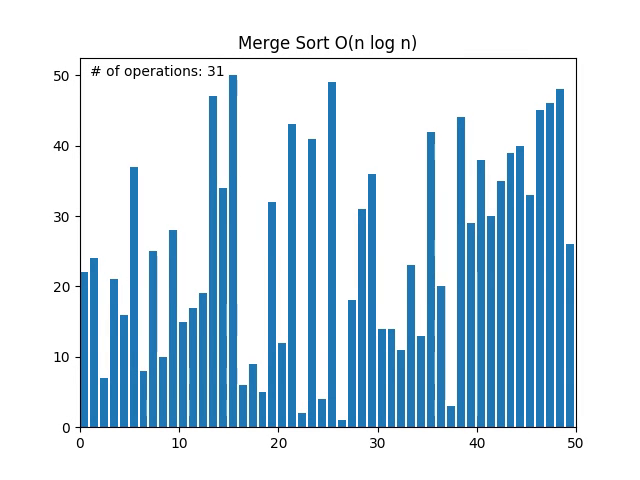
#> input picture frame 29 of sorting_visualizer/Merge Sort O(n log n).mp4, 640 x 480 px, given in place of the camera
$ python core.py
#> lines starting #> are read from the running program, lines starting #| are printed output that depends on the picture; after the words box and inside, x2 and y2 are one past the last pixel; in counts of white or black regions, pixels touching at a corner belong together
### ballBurstingGameOpenCV/colorpicker.py
import cv2
import numpy as np


def color():
    cap = cv2.VideoCapture(0)

    while True:
        _, frame = cap.read()
#> frame is the input picture: shape (480, 640, 3); mean B, G, R 233.6, 220.3, 200.5
        roi = frame[100:300, 0:200]
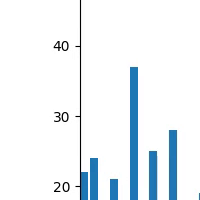
#> roi: shape (200, 200, 3); mean B, G, R 247, 242.9, 237
        roicvt = cv2.cvtColor(roi, cv2.COLOR_BGR2HSV)
#> roicvt: shape (200, 200, 3); mean H, S, V 15.2, 14.5, 247

        min = np.min(roicvt, axis=1)
#> min = 200 rows, first 8: [0, 0, 2], [0, 0, 2], [0, 0, 2], [0, 0, 2], [0, 0, 2], [0, 0, 2], [0, 0, 2], [0, 0, 2]
        actualmin = np.min(min, axis=0)
#> actualmin = [0, 0, 0]
        max = np.max(roicvt, axis=1)
#> max = 200 rows, first 8: [0, 0, 255], [0, 0, 255], [0, 0, 255], [0, 0, 255], [0, 0, 255], [0, 0, 255], [0, 0, 255], [0, 0, 255]
        actualmax = np.max(max, axis=0)
#> actualmax = [165, 255, 255]

        cv2.imshow('frame', roicvt)

        if cv2.waitKey(1) & 0xFF == ord('q'):
#> (key q is pressed here)
            return[actualmin, actualmax]
            break

    cap.release()
    cv2.destroyAllWindows()

### ballBurstingGameOpenCV/core.py
import cv2
import numpy as np
import random
import colorpicker

color = colorpicker.color()
#> color = [[0, 0, 0], [165, 255, 255]]
cap = cv2.VideoCapture(0)
alive = False

point = 0
speed = 2

fourcc = cv2.VideoWriter_fourcc(*'XVID')
out = cv2.VideoWriter('output.avi', fourcc, 20.0, (640, 480))


while True:
    _, frame = cap.read()
    framecvt = cv2.cvtColor(frame, cv2.COLOR_BGR2HSV)
#> framecvt: shape (480, 640, 3); mean H, S, V 32.3, 48.1, 233.7

    mask = cv2.inRange(framecvt, color[0], color[1])
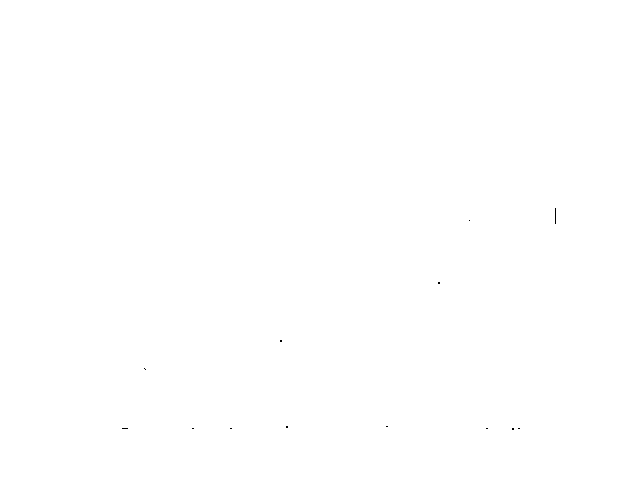
#> mask: shape (480, 640); 100% white; black in thin lines or dots, all inside (x1, y1, x2, y2) = (122, 208, 556, 430)

    if alive is False:
        centerx = random.randint(10, 630)
        center = (centerx, 20)
        alive = True

    if(center[1] >= 450):
        alive = False
        point = 0

    centery = center[1] + speed
    center = (center[0], centery)
    zeroes = np.zeros((480, 640), dtype=np.uint8)
    zeroes[centery][center[0]] = np.uint8(1)

    mask2 = cv2.bitwise_and(mask, mask, mask=zeroes)
#> mask2: shape (480, 640); 0% white in thin lines or dots, all inside (x1, y1, x2, y2) = (404, 22, 405, 23)
    points = cv2.findNonZero(mask2)
#> points = [[404, 22]]
    if(points is not None):
        point = point + 1
        speed = speed + 1
        alive = False

    cv2.circle(frame, center, 5, (0, 0, 255), 10)
    cv2.putText(frame, "Points : " + str(point),
                (10, 100), cv2.FONT_HERSHEY_SIMPLEX,
                1, (255, 0, 0), 1)
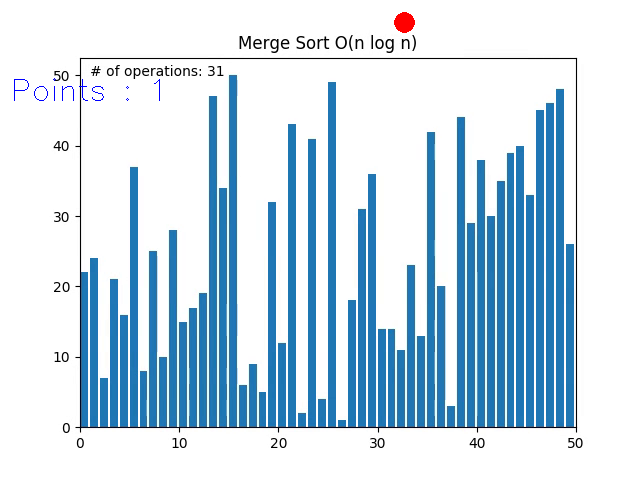
#> frame: shape (480, 640, 3); mean B, G, R 233.3, 219.8, 200.3
    out.write(frame)
    cv2.imshow('frame', frame)

    if cv2.waitKey(1) & 0xFF == ord('q'):
#> (key q is pressed here)
        break

cap.release()
out.release()
cv2.destroyAllWindows()

$ run again, starting later in the video
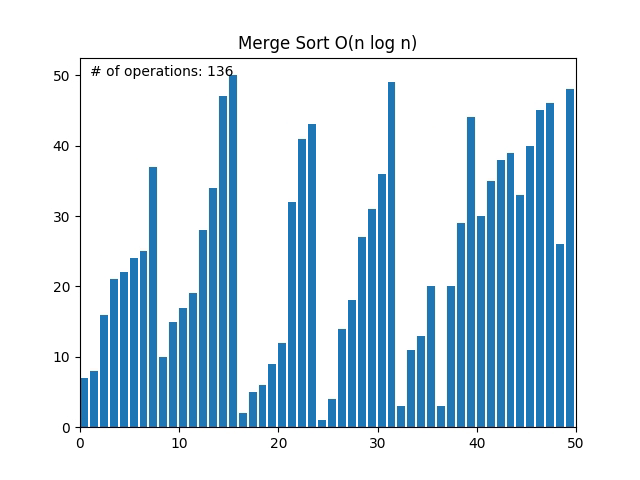
#> input picture frame 134 of sorting_visualizer/Merge Sort O(n log n).mp4, 640 x 480 px, given in place of the camera
#> in color, frame is the input picture: shape (480, 640, 3); mean B, G, R 234.2, 221.2, 202
#> roicvt: shape (200, 200, 3); mean H, S, V 7.1, 11.5, 247.8
#> min = 200 rows, first 8: [0, 0, 0], [0, 0, 0], [0, 0, 0], [0, 0, 0], [0, 0, 0], [0, 0, 0], [0, 0, 0], [0, 0, 0]
#> actualmin = [0, 0, 0]
#> max = 200 rows, first 8: [0, 0, 255], [0, 0, 255], [0, 0, 255], [0, 0, 255], [0, 0, 255], [0, 0, 255], [0, 0, 255], [0, 0, 255]
#> actualmax = [150, 216, 255]
#> color = [[0, 0, 0], [150, 216, 255]]
#> framecvt: shape (480, 640, 3); mean H, S, V 26.1, 46.4, 234.2
#> mask: shape (480, 640); 99.8% white; black in thin lines or dots, all inside (x1, y1, x2, y2) = (80, 74, 574, 433)
#> `mask2 = cv2.bitwise_and(mask, mask, mask=zeroes)`:
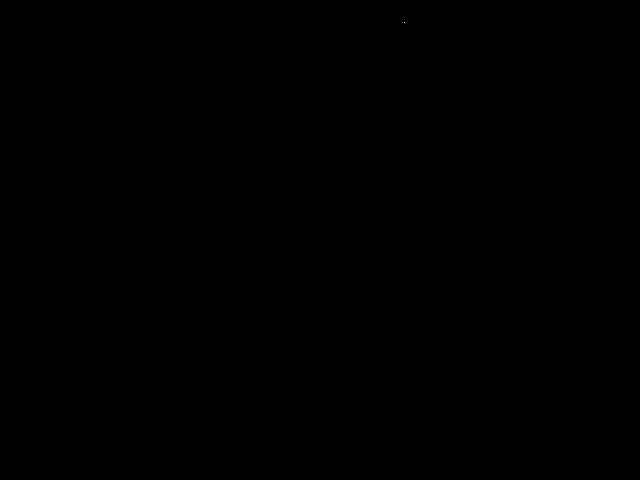
#> mask2: shape (480, 640); 0% white in thin lines or dots, all inside (x1, y1, x2, y2) = (404, 22, 405, 23)
#> points = [[404, 22]]
#> `cv2.putText(frame, "Points : " + str(point), (10, 100), cv2.FONT_HERSH..`:
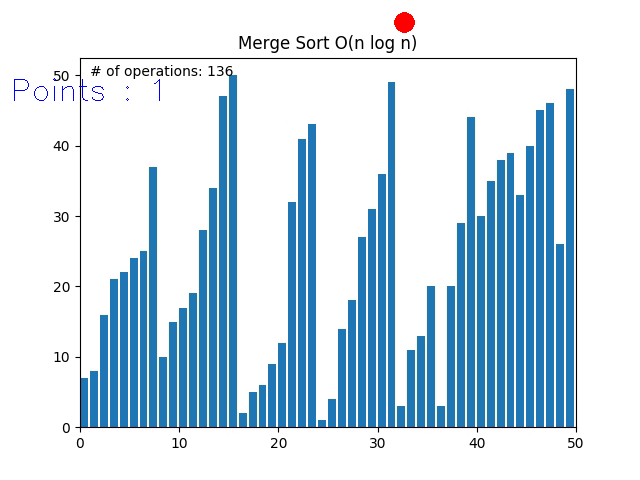
#> frame: shape (480, 640, 3); mean B, G, R 233.9, 220.7, 201.8

$ run again, starting later in the video
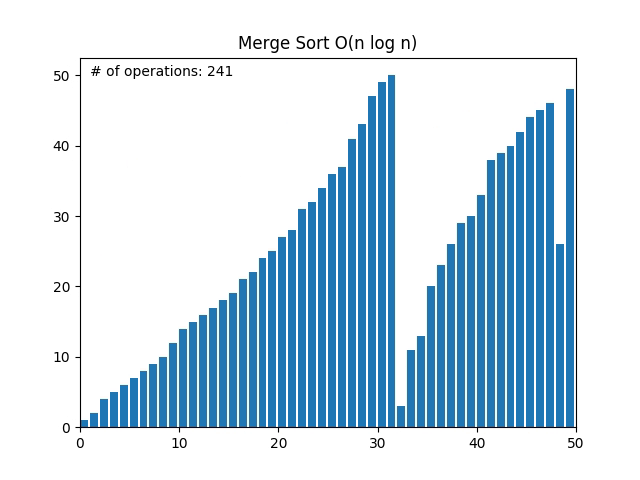
#> input picture frame 239 of sorting_visualizer/Merge Sort O(n log n).mp4, 640 x 480 px, given in place of the camera
#> in color, frame is the input picture: shape (480, 640, 3); mean B, G, R 233.9, 220.4, 200.7
#> roicvt: shape (200, 200, 3); mean H, S, V 0.1, 0, 252.4
#> min = 200 rows, first 8: [0, 0, 0], [0, 0, 0], [0, 0, 0], [0, 0, 0], [0, 0, 0], [0, 0, 0], [0, 0, 0], [0, 0, 0]
#> actualmin = [0, 0, 0]
#> max = 200 rows, first 8: [0, 0, 255], [0, 0, 255], [0, 0, 255], [0, 0, 255], [0, 0, 255], [0, 0, 255], [0, 0, 255], [0, 0, 255]
#> actualmax = [150, 3, 255]
#> color = [[0, 0, 0], [150, 3, 255]]
#> framecvt: shape (480, 640, 3); mean H, S, V 26.4, 47.8, 233.9
#> mask: shape (480, 640); 74.1% white; 27 black regions (4 under 20 px), largest, box (x1, y1, x2, y2) and area: (378, 72, 514, 432) 27033, (140, 256, 266, 430) 14496, (516, 114, 534, 430) 4932
#> `mask2 = cv2.bitwise_and(mask, mask, mask=zeroes)`:
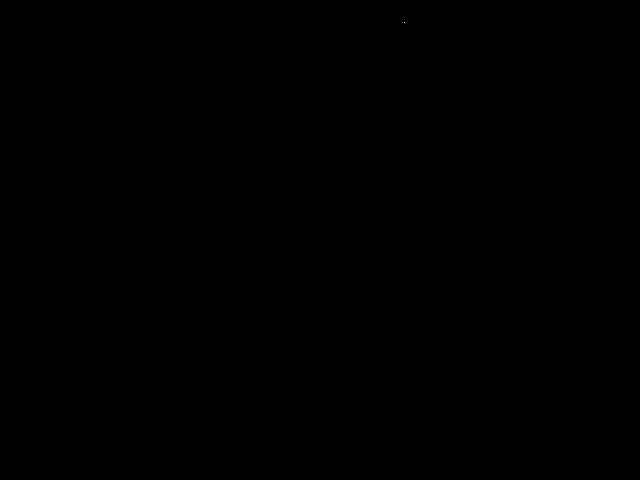
#> mask2: shape (480, 640); 0% white in thin lines or dots, all inside (x1, y1, x2, y2) = (404, 22, 405, 23)
#> points = [[404, 22]]
#> `cv2.putText(frame, "Points : " + str(point), (10, 100), cv2.FONT_HERSH..`:
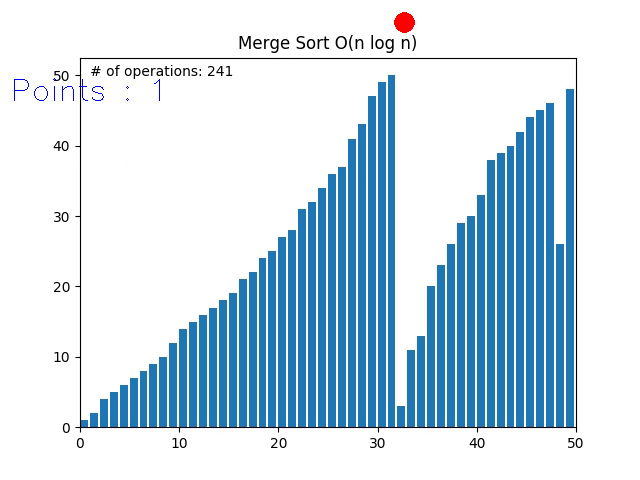
#> frame: shape (480, 640, 3); mean B, G, R 233.6, 219.9, 200.5
